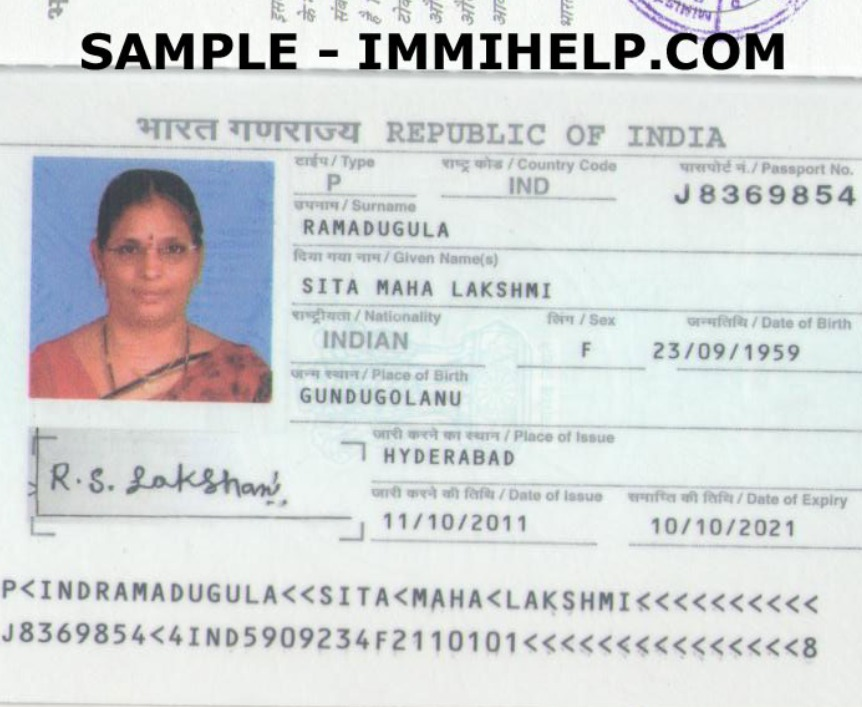
#> input picture test_samples/1_sample_passport_genuine.jpg, 862 x 707 px
$ python -i tamper_detector.py   (imports and definitions only)
#> lines starting #> are read from the running program, lines starting #| are printed output that depends on the picture; after the words box and inside, x2 and y2 are one past the last pixel; in counts of white or black regions, pixels touching at a corner belong together
"""
Forensic Tamper Detection Engine
Per SIH26188 Master Prompt

Combines classical CV + ML signals to detect document tampering:
- Error Level Analysis (ELA)
- JPEG compression artifacts
- Copy-move detection
- Metadata anomalies
- Local noise analysis
"""

import cv2
import numpy as np
from PIL import Image, ImageChops
from PIL.ExifTags import TAGS
from typing import Dict, List, Tuple, Optional
from dataclasses import dataclass
import io
import hashlib


@dataclass
class ForensicRegion:
    """Suspicious region in document"""
    region_type: str
    bbox: Tuple[int, int, int, int]  # x, y, w, h
    score: float
    description: str


@dataclass
class ForensicResult:
    """Complete forensic analysis result"""
    tampering_probability: float
    confidence: float
    signals: Dict[str, dict]
    suspicious_regions: List[ForensicRegion]
    explanation: str
    model_version: str = "1.0.0"


class ForensicTamperDetector:
    """
    Document forgery detection using multiple forensic signals

    Per master prompt: Returns probability scores, NOT definitive proof
    """

    def __init__(self):
        self.model_version = "1.0.0"

        # Suspicious software in metadata
        self.editing_software = [
            'photoshop', 'gimp', 'paint.net', 'pixlr', 'canva',
            'photopea', 'fotor', 'befunky', 'editor'
        ]

    def analyze(self, image_path: str) -> ForensicResult:
        """
        Run complete forensic analysis

        Args:
            image_path: Path to document image

        Returns:
            ForensicResult with all signals
        """
        try:
            # Load image
            img_pil = Image.open(image_path)
#> img_pil is the input picture: PIL image 862x707 RGB; mean R, G, B 210.9, 214.4, 215.2
            img_cv = cv2.imread(image_path)

            signals = {}
            suspicious_regions = []

            # 1. Error Level Analysis
            ela_score, ela_regions = self._error_level_analysis(img_pil)
            signals['ela'] = {
                'score': ela_score,
                'status': 'WARNING' if ela_score > 0.6 else 'PASS',
                'description': f'ELA score: {ela_score:.2f}'
            }
            suspicious_regions.extend(ela_regions)

            # 2. Metadata Analysis
            metadata_score, metadata_info = self._metadata_analysis(img_pil)
            signals['metadata'] = {
                'score': metadata_score,
                'status': 'WARNING' if metadata_score > 0.5 else 'PASS',
                'description': metadata_info,
                'details': self._extract_metadata(img_pil)
            }

            # 3. JPEG Compression Analysis
            compression_score = self._compression_analysis(img_cv)
            signals['compression'] = {
                'score': compression_score,
                'status': 'WARNING' if compression_score > 0.6 else 'PASS',
                'description': f'Inconsistent compression detected' if compression_score > 0.6 else 'Uniform compression'
            }

            # 4. Local Noise Analysis
            noise_score, noise_regions = self._noise_analysis(img_cv)
            signals['noise'] = {
                'score': noise_score,
                'status': 'WARNING' if noise_score > 0.6 else 'PASS',
                'description': f'Local noise inconsistencies' if noise_score > 0.6 else 'Consistent noise'
            }
            suspicious_regions.extend(noise_regions)

            # 5. Edge Consistency
            edge_score = self._edge_consistency(img_cv)
            signals['edges'] = {
                'score': edge_score,
                'status': 'WARNING' if edge_score > 0.6 else 'PASS',
                'description': f'Edge artifacts detected' if edge_score > 0.6 else 'Natural edges'
            }

            # 6. Copy-Move Detection
            copymove_score, copymove_regions = self._copy_move_detection(img_cv)
            signals['copy_move'] = {
                'score': copymove_score,
                'status': 'WARNING' if copymove_score > 0.7 else 'PASS',
                'description': f'Potential duplicated regions' if copymove_score > 0.7 else 'No duplication detected'
            }
            suspicious_regions.extend(copymove_regions)

            # Calculate overall tampering probability
            weights = {
                'ela': 0.25,
                'metadata': 0.15,
                'compression': 0.15,
                'noise': 0.15,
                'edges': 0.15,
                'copy_move': 0.15
            }

            tampering_prob = sum(
                signals[key]['score'] * weights[key]
                for key in weights.keys()
            )

            # Calculate confidence
            confidence = min(0.95, 0.5 + (abs(tampering_prob - 0.5) * 0.9))

            # Generate explanation
            warning_signals = [k for k, v in signals.items() if v['status'] == 'WARNING']
            if warning_signals:
                explanation = f"Forensic analysis detected suspicious signals: {', '.join(warning_signals)}. "
                explanation += "Manual review recommended."
            else:
                explanation = "No significant tampering indicators detected."

            return ForensicResult(
                tampering_probability=tampering_prob,
                confidence=confidence,
                signals=signals,
                suspicious_regions=suspicious_regions,
                explanation=explanation,
                model_version=self.model_version
            )

        except Exception as e:
            return ForensicResult(
                tampering_probability=0.5,
                confidence=0.0,
                signals={'error': {'description': str(e)}},
                suspicious_regions=[],
                explanation=f"Analysis failed: {str(e)}",
                model_version=self.model_version
            )

    def _error_level_analysis(self, img: Image.Image) -> Tuple[float, List[ForensicRegion]]:
        """
        Error Level Analysis (ELA)
        Detects areas with different compression levels
        """
        try:
            # Save at quality 90 and compare
            temp_buffer = io.BytesIO()
            img.save(temp_buffer, format='JPEG', quality=90)
            temp_buffer.seek(0)
            resaved = Image.open(temp_buffer)

            # Calculate difference
            ela_img = ImageChops.difference(img.convert('RGB'), resaved.convert('RGB'))
            extrema = ela_img.getextrema()
#> extrema = ((0, 9), (0, 9), (0, 16))
            max_diff = max([ex[1] for ex in extrema])
#> max_diff = 16

            # Normalize
            ela_score = min(1.0, max_diff / 50.0)
#> ela_score = 0.32

            # Find high-error regions
            ela_array = np.array(ela_img)
            gray_ela = cv2.cvtColor(ela_array, cv2.COLOR_RGB2GRAY)
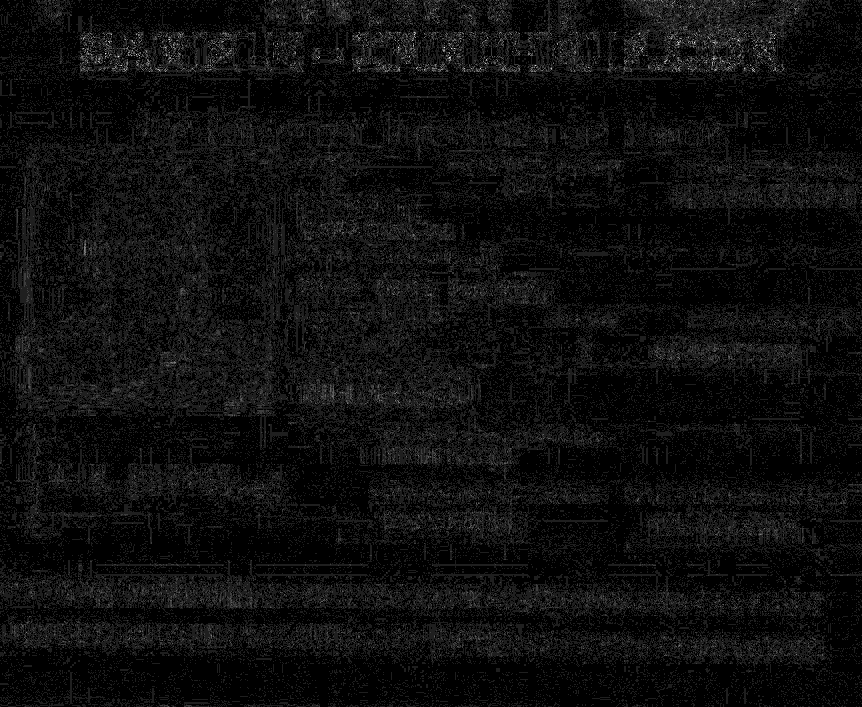
#> gray_ela: shape (707, 862); min 0, max 8, mean 0.448; drawn with min black and max white
            _, thresh = cv2.threshold(gray_ela, 20, 255, cv2.THRESH_BINARY)
#> thresh: shape (707, 862); every value is 0

            contours, _ = cv2.findContours(thresh, cv2.RETR_EXTERNAL, cv2.CHAIN_APPROX_SIMPLE)
#> contours = []

            regions = []
            for contour in contours:
                if cv2.contourArea(contour) > 1000:  # Filter small noise
                    x, y, w, h = cv2.boundingRect(contour)
                    regions.append(ForensicRegion(
                        region_type='ela_anomaly',
                        bbox=(x, y, w, h),
                        score=ela_score,
                        description='High error level detected'
                    ))
#> this loop made 0 passes
#> after the loop, regions = []
#> in analyze, `ela_score, ela_regions = self._error_level_analysis(img_pil)`: ela_score = 0.32; ela_regions = []
#> in analyze, `metadata_score, metadata_info = self._metadata_analysis(img_pil)`: metadata_score = 0.3; metadata_info = 'No EXIF data (may be stripped)'

            return ela_score, regions

        except:
            return 0.0, []

    def _metadata_analysis(self, img: Image.Image) -> Tuple[float, str]:
        """
        Analyze EXIF metadata for tampering signs
        """
        try:
            exif = img.getexif()
            if not exif:
                return 0.3, "No EXIF data (may be stripped)"

            metadata = self._extract_metadata(img)

            # Check for editing software
            software = metadata.get('Software', '').lower()
            for edit_soft in self.editing_software:
                if edit_soft in software:
                    return 0.8, f"Edited with {software}"

            # Check for missing expected fields
            expected_fields = ['DateTime', 'Make', 'Model']
            missing = [f for f in expected_fields if f not in metadata]

            if len(missing) > 2:
                return 0.5, "Incomplete metadata"

            return 0.2, "Metadata appears normal"

        except:
            return 0.3, "Metadata analysis failed"

    def _extract_metadata(self, img: Image.Image) -> Dict[str, str]:
        """Extract EXIF metadata"""
        try:
            exif = img.getexif()
            if not exif:
                return {}

            metadata = {}
            for tag_id, value in exif.items():
                tag = TAGS.get(tag_id, tag_id)
                metadata[tag] = str(value)

            return metadata
        except:
            return {}

    def _compression_analysis(self, img: np.ndarray) -> float:
        """
        Analyze JPEG compression consistency
        """
        try:
            # Convert to YCrCb
            ycrcb = cv2.cvtColor(img, cv2.COLOR_BGR2YCrCb)
#> ycrcb: shape (707, 862, 3); mean of channels 0, 1, 2 213.5, 126.1, 129
            y_channel = ycrcb[:, :, 0]
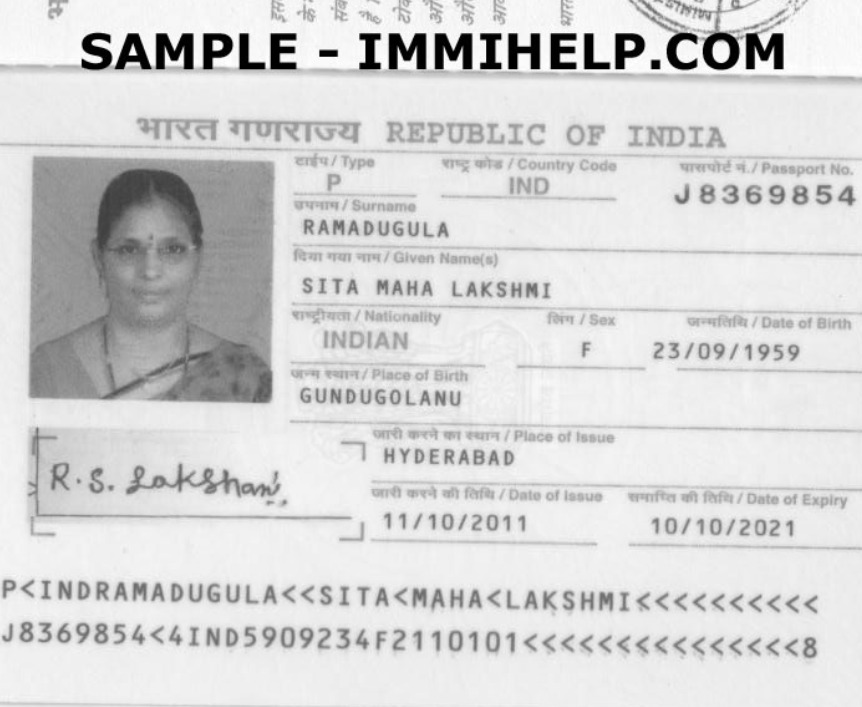
#> y_channel: shape (707, 862); min 0, max 255, mean 213.5

            # Split into 8x8 blocks and analyze DCT
            h, w = y_channel.shape
#> h = 707; w = 862
            block_variance = []

            for i in range(0, h - 8, 8):
                for j in range(0, w - 8, 8):
                    block = y_channel[i:i+8, j:j+8].astype(np.float32)
                    dct = cv2.dct(block)
                    variance = np.var(dct)
                    block_variance.append(variance)
#> after the loop, block_variance = 9416 values, max 62576.3 at index 951, min 0.219 at index 565, mean 46730.4

            # Check for inconsistency
            if block_variance:
                variance_std = np.std(block_variance)
#> variance_std = 12846.1
                variance_mean = np.mean(block_variance)
#> variance_mean = 46730.4
                inconsistency = variance_std / (variance_mean + 1e-5)
#> inconsistency = 0.275
                score = min(1.0, inconsistency / 2.0)
#> score = 0.137
                return score

            return 0.0

        except:
            return 0.0

    def _noise_analysis(self, img: np.ndarray) -> Tuple[float, List[ForensicRegion]]:
        """
        Analyze local noise patterns
        """
        try:
            gray = cv2.cvtColor(img, cv2.COLOR_BGR2GRAY)

            # Calculate local noise variance
            kernel_size = 15
            noise_map = np.zeros_like(gray, dtype=np.float32)

            for i in range(0, gray.shape[0] - kernel_size, kernel_size):
                for j in range(0, gray.shape[1] - kernel_size, kernel_size):
                    block = gray[i:i+kernel_size, j:j+kernel_size]
                    noise_map[i:i+kernel_size, j:j+kernel_size] = np.std(block)
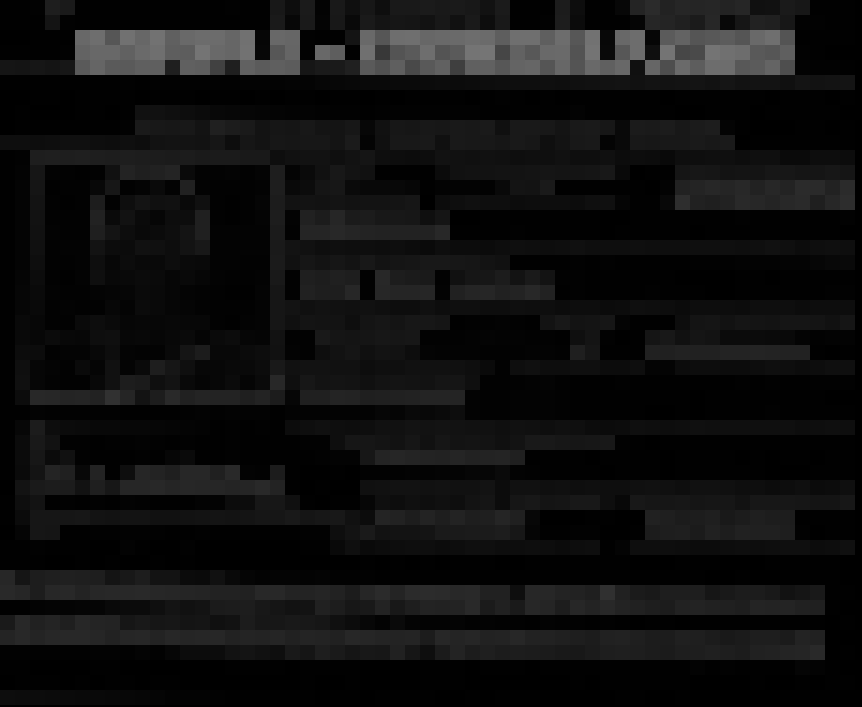
#> noise_map: shape (707, 862) float32; min 0, max 117.6, mean 16.4

            # Find high-variance regions
            mean_noise = np.mean(noise_map)
#> mean_noise = 16.4
            std_noise = np.std(noise_map)
#> std_noise = 21.75

            inconsistency_score = min(1.0, std_noise / (mean_noise + 1e-5))
#> inconsistency_score = 1
#> in analyze, `noise_score, noise_regions = self._noise_analysis(img_cv)`: noise_regions = []

            return inconsistency_score, []

        except:
            return 0.0, []

    def _edge_consistency(self, img: np.ndarray) -> float:
        """
        Check edge consistency (splicing detection)
        """
        try:
            gray = cv2.cvtColor(img, cv2.COLOR_BGR2GRAY)
            edges = cv2.Canny(gray, 50, 150)
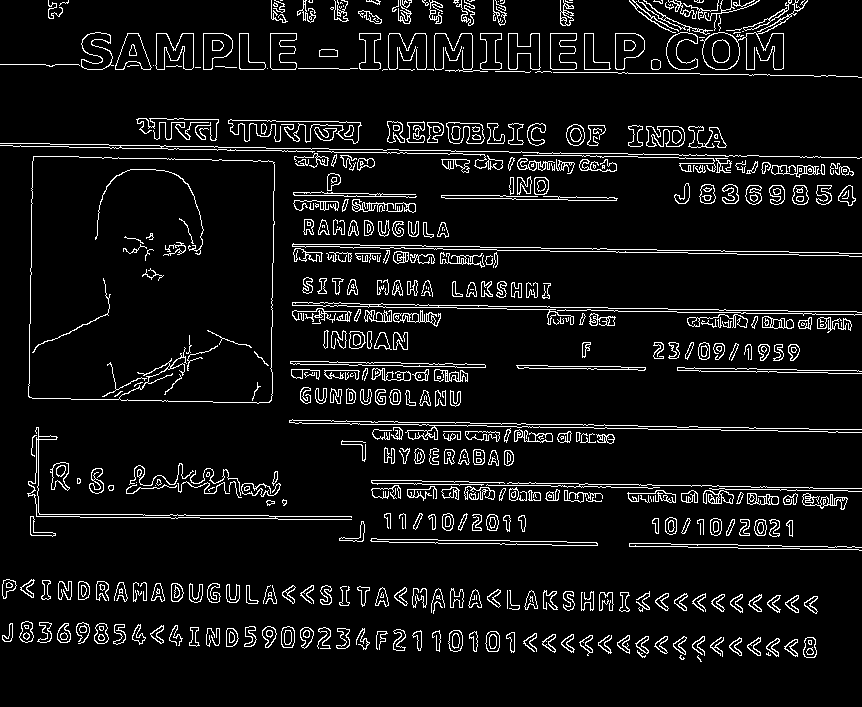
#> edges: shape (707, 862); 7.1% white in thin lines or dots

            # Analyze edge strength distribution
            edge_pixels = edges > 0
#> edge_pixels: shape (707, 862) bool; 7.1% white in thin lines or dots
            if not edge_pixels.any():
                return 0.0

            # Check for abrupt edge patterns (sign of splicing)
            kernel = np.ones((5, 5), np.uint8)
            dilated = cv2.dilate(edges, kernel, iterations=1)
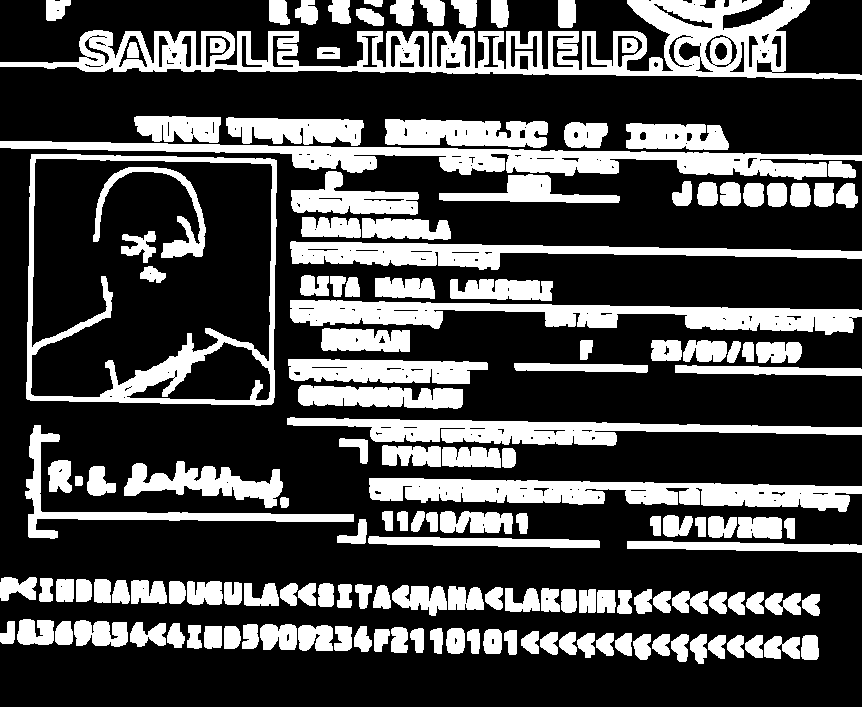
#> dilated: shape (707, 862); 29.3% white; 155 white regions, largest, box (x1, y1, x2, y2) and area: (0, 0, 862, 80) 22425, (0, 141, 862, 180) 12222, (369, 478, 862, 512) 10078
            edge_density = np.sum(dilated > 0) / dilated.size
#> edge_density = 0.293

            # High density can indicate splicing
            score = min(1.0, edge_density * 5.0)
#> score = 1
            return score

        except:
            return 0.0

    def _copy_move_detection(self, img: np.ndarray) -> Tuple[float, List[ForensicRegion]]:
        """
        Detect copy-move forgery
        Simple block-matching approach
        """
        try:
            gray = cv2.cvtColor(img, cv2.COLOR_BGR2GRAY)
            h, w = gray.shape
#> h = 707; w = 862

            # Use ORB for keypoint matching
            orb = cv2.ORB_create(nfeatures=500)
            keypoints, descriptors = orb.detectAndCompute(gray, None)
#> keypoints = 500 keypoints; strongest (x, y, size): (655, 66, 53.6), (335, 53, 37.2), (131, 53, 44.6), (562, 57, 53.6)

            if descriptors is None or len(keypoints) < 10:
                return 0.0, []

            # Match with itself
            bf = cv2.BFMatcher(cv2.NORM_HAMMING, crossCheck=False)
            matches = bf.knnMatch(descriptors, descriptors, k=2)
#> matches = 500 matches

            # Find duplicate matches (excluding self-matches)
            duplicate_matches = []
            for m, n in matches:
                if m.distance < 0.7 * n.distance:
                    pt1 = keypoints[m.queryIdx].pt
                    pt2 = keypoints[m.trainIdx].pt
                    distance = np.linalg.norm(np.array(pt1) - np.array(pt2))

                    # If points are far apart but similar, potential copy-move
                    if 50 < distance < min(w, h) * 0.5:
                        duplicate_matches.append((pt1, pt2, m.distance))
#> this loop made 500 passes
#> pt2 on passes 1 to 12: (360, 38), (481, 38), (470, 67), (573, 51), (336, 51), (293, 51), (441, 68), (213, 49), (361, 36), (376, 41), (573, 47), (293, 47)
#> pt1 on pass 100: (436, 68)
#> after the loop, duplicate_matches = []

            if len(duplicate_matches) > 20:
                score = min(1.0, len(duplicate_matches) / 100.0)
                return score, []

            return 0.0, []

        except:
            return 0.0, []


# Global instance
forensic_detector = ForensicTamperDetector()

>>> result = ForensicTamperDetector().analyze('../../test_samples/1_sample_passport_genuine.jpg')
#> in analyze, `copymove_score, copymove_regions = self._copy_move_detection(img_cv)`: copymove_score = 0; copymove_regions = []
#> in analyze, `tampering_prob = sum( signals[key]['score'] * weights[key] for key in ..`: tampering_prob = 0.446
#> in analyze, `confidence = min(0.95, 0.5 + (abs(tampering_prob - 0.5) * 0.9))`: confidence = 0.549
#> in analyze, `warning_signals = [k for k, v in signals.items() if v['status'] == 'WA..`: warning_signals = ['noise', 'edges']
